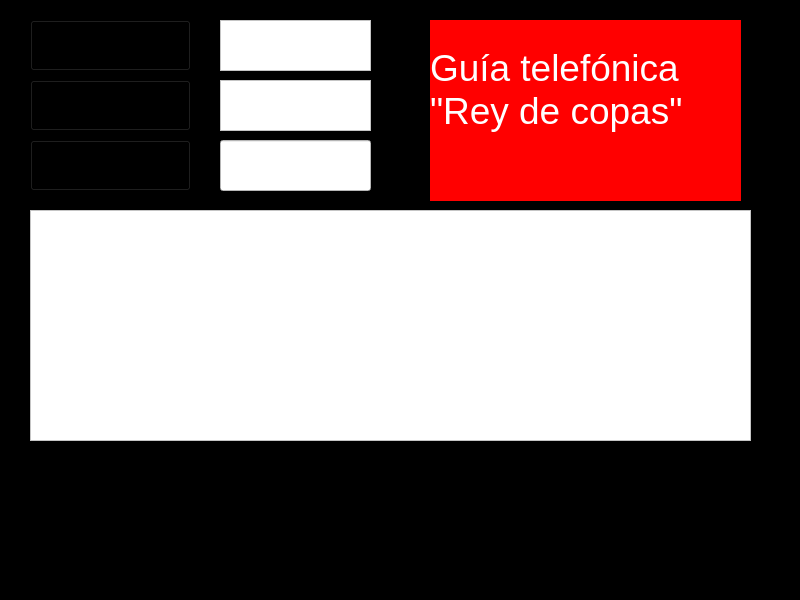
<?xml version="1.0" encoding="UTF-8"?>
<ui version="4.0">
 <class>MainWindow</class>
 <widget class="QMainWindow" name="MainWindow">
  <property name="geometry">
   <rect>
    <x>0</x>
    <y>0</y>
    <width>800</width>
    <height>600</height>
   </rect>
  </property>
  <property name="windowTitle">
   <string>MainWindow</string>
  </property>
  <property name="styleSheet">
   <string notr="true">
background-color: rgb(0, 0, 0);</string>
  </property>
  <widget class="QWidget" name="centralwidget">
   <widget class="QLineEdit" name="Busqueda">
    <property name="geometry">
     <rect>
      <x>220</x>
      <y>140</y>
      <width>151</width>
      <height>51</height>
     </rect>
    </property>
    <property name="styleSheet">
     <string notr="true">background-color: rgb(255, 255, 255);</string>
    </property>
   </widget>
   <widget class="QComboBox" name="BuscarPor">
    <property name="geometry">
     <rect>
      <x>30</x>
      <y>140</y>
      <width>161</width>
      <height>51</height>
     </rect>
    </property>
    <property name="styleSheet">
     <string notr="true">font: 8pt &quot;MS Shell Dlg 2&quot;;</string>
    </property>
    <item>
     <property name="text">
      <string>Buscar por apellido</string>
     </property>
    </item>
    <item>
     <property name="text">
      <string>Buscar por teléfono</string>
     </property>
    </item>
   </widget>
   <widget class="QPushButton" name="BotonInsertar">
    <property name="geometry">
     <rect>
      <x>30</x>
      <y>20</y>
      <width>161</width>
      <height>51</height>
     </rect>
    </property>
    <property name="text">
     <string>Insertar teléfono</string>
    </property>
   </widget>
   <widget class="QLabel" name="label">
    <property name="geometry">
     <rect>
      <x>430</x>
      <y>20</y>
      <width>311</width>
      <height>181</height>
     </rect>
    </property>
    <property name="styleSheet">
     <string notr="true">background-color: rgb(255, 0, 0);
</string>
    </property>
    <property name="text">
     <string>&lt;html&gt;&lt;head/&gt;&lt;body&gt;&lt;p&gt;&lt;span style=&quot; font-size:28pt; color:#ffffff;&quot;&gt;Guía telefónica&lt;br/&gt;&amp;quot;Rey de copas&amp;quot;&lt;/span&gt;&lt;/p&gt;&lt;p&gt;&lt;span style=&quot; color:#ffffff;&quot;&gt;&lt;br/&gt;&lt;/span&gt;&lt;/p&gt;&lt;/body&gt;&lt;/html&gt;</string>
    </property>
   </widget>
   <widget class="QPushButton" name="BotonEliminar">
    <property name="geometry">
     <rect>
      <x>30</x>
      <y>80</y>
      <width>161</width>
      <height>51</height>
     </rect>
    </property>
    <property name="toolTip">
     <string>&lt;html&gt;&lt;head/&gt;&lt;body&gt;&lt;p&gt;&lt;br/&gt;&lt;/p&gt;&lt;p&gt;&lt;br/&gt;&lt;/p&gt;&lt;/body&gt;&lt;/html&gt;</string>
    </property>
    <property name="text">
     <string>Eliminar teléfono</string>
    </property>
   </widget>
   <widget class="QTextEdit" name="textEdit">
    <property name="geometry">
     <rect>
      <x>30</x>
      <y>210</y>
      <width>721</width>
      <height>231</height>
     </rect>
    </property>
    <property name="styleSheet">
     <string notr="true">background-color: rgb(255, 255, 255);</string>
    </property>
   </widget>
   <widget class="QTextEdit" name="textEdit_2">
    <property name="geometry">
     <rect>
      <x>220</x>
      <y>80</y>
      <width>151</width>
      <height>51</height>
     </rect>
    </property>
    <property name="styleSheet">
     <string notr="true">background-color: rgb(255, 255, 255);</string>
    </property>
   </widget>
   <widget class="QTextEdit" name="textEdit_3">
    <property name="geometry">
     <rect>
      <x>220</x>
      <y>20</y>
      <width>151</width>
      <height>51</height>
     </rect>
    </property>
    <property name="styleSheet">
     <string notr="true">background-color: rgb(255, 255, 255);</string>
    </property>
   </widget>
  </widget>
  <widget class="QMenuBar" name="menubar">
   <property name="geometry">
    <rect>
     <x>0</x>
     <y>0</y>
     <width>800</width>
     <height>21</height>
    </rect>
   </property>
  </widget>
  <widget class="QStatusBar" name="statusbar"/>
 </widget>
 <resources/>
 <connections/>
</ui>
